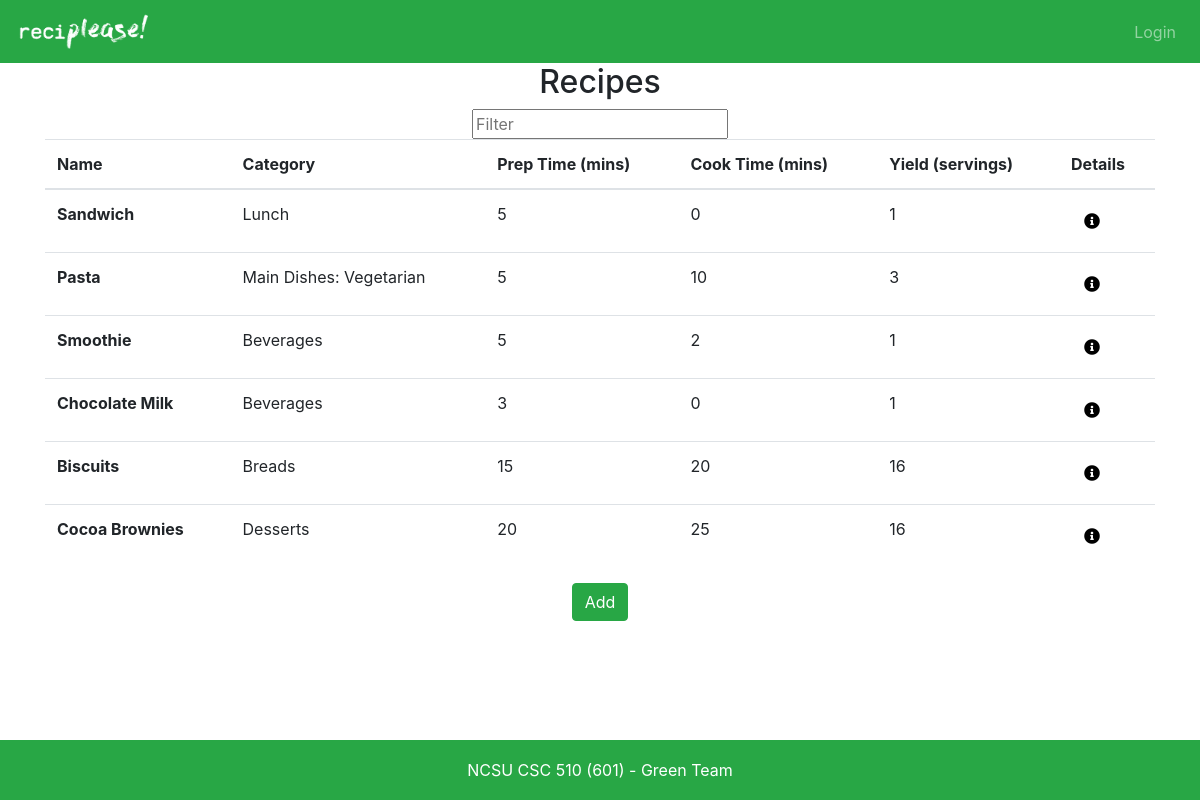
Before: /recipes/ with the older database file.
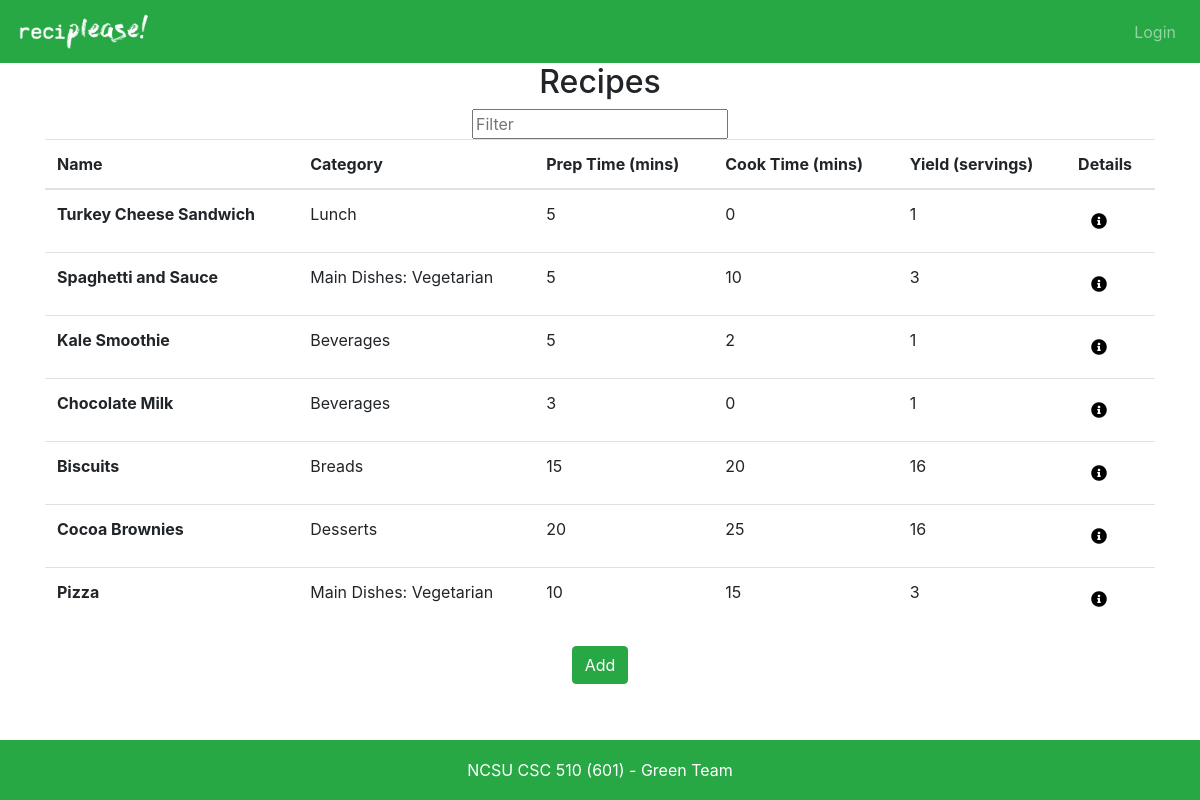
After: the same page with the newer database file.
### recipes/models.py (models this page shows, shortened)
class Recipe(models.Model):
    name = models.CharField(max_length=200)
    category = models.ForeignKey('RecipeCategory', on_delete=models.SET_NULL, null=True)
    ingredients = models.ManyToManyField(Ingredient, through=RecipeIngredient)
    prep_time = models.PositiveIntegerField()
    cook_time = models.PositiveIntegerField()
    servings = models.PositiveIntegerField()

class RecipeCategory(models.Model):
    name = models.CharField(max_length=200)
    def __str__(self):
        return self.name

### recipes/views.py (the view)
# urls.py: path('', views.recipe_list, name='recipe_list'),
def recipe_list(request):
    recipes = Recipe.objects.all()
    return render(request, 'recipes/recipe_list.html', {'recipes': recipes})

### recipes/templates/recipes/recipe_list.html (shortened to what this page needs)
{% extends 'base.html' %}
{% block content %}
{% load static %}
<div class="container">
    <h2 align="center">Recipes</h2>
    <div align="center">
        <input id="filter-input" placeholder="Filter" />
    </div>
    <table class="table header-fixed">
        <thead>
            <tr>
                <th scope="col">Name</th>
                <th scope="col">Category</th>
                <th scope="col">Prep Time (mins)</th>
                <th scope="col">Cook Time (mins)</th>
                <th scope="col">Yield (servings)</th>
                <th scope="col">Details</th>
            </tr>
        </thead>
        <tbody id="recipe-table-body">
            {% for recipe in recipes %}
            <tr class="recipe-table-row">
                <th scope="row">{{ recipe.name }}</th>
                <td>{{ recipe.category }}</td>
                <td>{{ recipe.prep_time }}</td>
                <td>{{ recipe.cook_time }}</td>
                <td>{{ recipe.servings }}</td>
                <td>
                    <button type="button"  class="btn btn-default" style="background:none">
                        <a href="/recipes/{{ recipe.id }}"><span class="fas fa-info-circle" style="color:#000000;"></span></a>
                    </button>
                </td>
            </tr>
            {% endfor %}
        </tbody>
    </table>
</div>
<div class="container" align="center">
    <a class="btn btn-success" href="{% url 'add_recipe' %}" role="button">Add</a>
</div>
{% endblock %}

Changed rows visible on the page:
changed Recipe "Lunch": name "Sandwich" → "Turkey Cheese Sandwich"
changed Recipe: name "Pasta" → "Spaghetti and Sauce"
changed Recipe: name "Smoothie" → "Kale Smoothie"
added Recipe: name "Pizza", category "Main Dishes: Vegetarian", prep_time "10", cook_time "15", servings "3"
